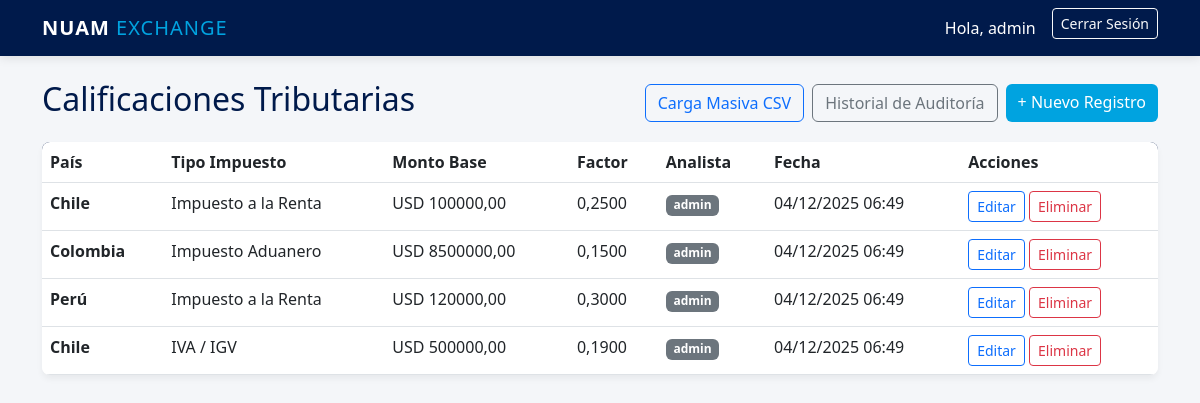
The page /dashboard/ (signed in) on the database its author committed.
### calificaciones/models.py (models this page shows, shortened)
class Calificacion(models.Model):
    PAISES = [
        ('CHILE', 'Chile'),
        ('PERU', 'Perú'),
        ('COLOMBIA', 'Colombia'),
    ]
    TIPO_IMPUESTO = [
        ('IVA', 'IVA / IGV'),
        ('RENTA', 'Impuesto a la Renta'),
        ('ADUANA', 'Impuesto Aduanero'),
    ]
    pais = models.CharField(max_length=20, choices=PAISES, verbose_name="País")
    tipo = models.CharField(max_length=20, choices=TIPO_IMPUESTO, verbose_name="Tipo de Impuesto")
    monto_base = models.DecimalField(max_digits=12, decimal_places=2)
    factor = models.DecimalField(max_digits=5, decimal_places=4, help_text="Ej: 0.19 para 19%")
    fecha_registro = models.DateTimeField(default=timezone.now)
    analista = models.ForeignKey(User, on_delete=models.CASCADE) # Auditoría: quién lo hizo

### calificaciones/views.py (the view)
# urls.py: path('dashboard/', views.dashboard, name='dashboard'),
@login_required
def dashboard(request):
    registros = Calificacion.objects.all().order_by('-fecha_registro')
    return render(request, 'calificaciones/dashboard.html', {'registros': registros})

### calificaciones/templates/calificaciones/dashboard.html
{% extends 'calificaciones/base.html' %}
{% block content %}
<div class="d-flex justify-content-between align-items-center mb-3">
    <h2 style="color: #001A4B;">Calificaciones Tributarias</h2>
    <div class="d-flex gap-2">
        {% if perms.calificaciones.add_calificacion %}
        <a href="{% url 'carga_masiva' %}" class="btn btn-outline-primary">
            Carga Masiva CSV
        </a>
        {% endif %}
        {% if perms.calificaciones.view_logauditoria %}
        <a href="{% url 'historial' %}" class="btn btn-outline-secondary">
            Historial de Auditoría
        </a>
        {% endif %}
        {% if perms.calificaciones.add_calificacion %}
        <a href="{% url 'nuevo' %}" class="btn btn-nuam">
            + Nuevo Registro
        </a>
        {% endif %}
    </div>
</div>
<div class="card p-0 overflow-hidden">
    <table class="table table-hover mb-0">
        <thead>
            <tr>
                <th>País</th>
                <th>Tipo Impuesto</th>
                <th>Monto Base</th>
                <th>Factor</th>
                <th>Analista</th>
                <th>Fecha</th>
                <th>Acciones</th>
            </tr>
        </thead>
        <tbody>
            {% for c in registros %}
            <tr>
                <td><strong>{{ c.get_pais_display }}</strong></td>
                <td>{{ c.get_tipo_display }}</td>
                <td>USD {{ c.monto_base }}</td>
                <td>{{ c.factor }}</td>
                <td><span class="badge bg-secondary">{{ c.analista.username }}</span></td>
                <td>{{ c.fecha_registro|date:"d/m/Y H:i" }}</td>
                <td>
                    {% if perms.calificaciones.change_calificacion %}
                    <a href="{% url 'editar' c.id %}" class="btn btn-sm btn-outline-primary">Editar</a>
                    {% endif %}
                    {% if perms.calificaciones.delete_calificacion %}
                    <a href="{% url 'eliminar' c.id %}" class="btn btn-sm btn-outline-danger"
                       onclick="return confirm('¿Estás seguro de eliminar este registro?')">Eliminar</a>
                    {% endif %}
                </td>
            </tr>
            {% empty %}
            <tr><td colspan="7" class="text-center p-4">No hay datos registrados.</td></tr>
            {% endfor %}
        </tbody>
    </table>
</div>
{% endblock %}

### calificaciones/templates/calificaciones/base.html (shortened to what this page needs)
<!DOCTYPE html>
<html lang="es">
<head>
    <link href="https://cdn.jsdelivr.net/npm/bootstrap@5.3.0/dist/css/bootstrap.min.css" rel="stylesheet">
</head>
<body>
    <nav class="navbar navbar-expand-lg navbar-dark mb-4">
        <div class="container">
            <a class="navbar-brand" href="#">NUAM <span style="font-weight:300; color:#00A3E0">EXCHANGE</span></a>
            {% if user.is_authenticated %}
            <div class="d-flex">
                <span class="navbar-text text-white me-3">Hola, {{ user.username }}</span>
                <form action="{% url 'logout' %}" method="post">
                    <button type="submit" class="btn btn-outline-light btn-sm">Cerrar Sesión</button>
                </form>
            </div>
            {% endif %}
        </div>
    </nav>
    <div class="container">
        {% block content %}{% endblock %}
    </div>
</body>
</html>

### calificaciones/templates/calificaciones/base.html (style rules this page uses)
:root { --nuam-blue: #001A4B; --nuam-light: #00A3E0; --nuam-grey: #F4F6F9; }
body { background-color: var(--nuam-grey); font-family: 'Segoe UI', sans-serif; }
.navbar { background-color: var(--nuam-blue); box-shadow: 0 2px 10px rgba(0,0,0,0.1); }
.navbar-brand { font-weight: bold; letter-spacing: 1px; }
.btn-nuam { background-color: var(--nuam-light); color: white; border: none; }
.card { border: none; border-radius: 8px; box-shadow: 0 4px 6px rgba(0,0,0,0.05); }
.table thead { background-color: var(--nuam-blue); color: white; }

### rows shown on the page
Calificacion: pais "Chile", tipo "Impuesto a la Renta", monto_base "100000,00", factor "0,2500", analista.username "admin", fecha_registro "04/12/2025 06:49"
Calificacion: pais "Colombia", tipo "Impuesto Aduanero", monto_base "8500000,00", factor "0,1500", analista.username "admin", fecha_registro "04/12/2025 06:49"
Calificacion: pais "Perú", tipo "Impuesto a la Renta", monto_base "120000,00", factor "0,3000", analista.username "admin", fecha_registro "04/12/2025 06:49"
Calificacion: pais "Chile", tipo "IVA / IGV", monto_base "500000,00", factor "0,1900", analista.username "admin", fecha_registro "04/12/2025 06:49"

### other values the page prints
{{ user.username }} "admin"
